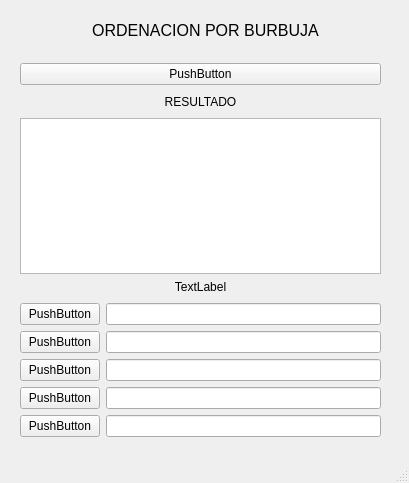
<?xml version="1.0" encoding="UTF-8"?>
<ui version="4.0">
 <class>Algoritmo1</class>
 <widget class="QMainWindow" name="Algoritmo1">
  <property name="geometry">
   <rect>
    <x>0</x>
    <y>0</y>
    <width>409</width>
    <height>483</height>
   </rect>
  </property>
  <property name="windowTitle">
   <string>MainWindow</string>
  </property>
  <widget class="QWidget" name="centralwidget">
   <widget class="QWidget" name="verticalLayoutWidget">
    <property name="geometry">
     <rect>
      <x>20</x>
      <y>60</y>
      <width>361</width>
      <height>381</height>
     </rect>
    </property>
    <layout class="QVBoxLayout" name="verticalLayout">
     <item>
      <spacer name="verticalSpacer_5">
       <property name="orientation">
        <enum>Qt::Vertical</enum>
       </property>
       <property name="sizeHint" stdset="0">
        <size>
         <width>20</width>
         <height>40</height>
        </size>
       </property>
      </spacer>
     </item>
     <item>
      <widget class="QPushButton" name="pushButton">
       <property name="text">
        <string>PushButton</string>
       </property>
      </widget>
     </item>
     <item>
      <spacer name="verticalSpacer">
       <property name="orientation">
        <enum>Qt::Vertical</enum>
       </property>
       <property name="sizeHint" stdset="0">
        <size>
         <width>20</width>
         <height>40</height>
        </size>
       </property>
      </spacer>
     </item>
     <item>
      <widget class="QLabel" name="label">
       <property name="text">
        <string>RESULTADO</string>
       </property>
       <property name="alignment">
        <set>Qt::AlignCenter</set>
       </property>
      </widget>
     </item>
     <item>
      <spacer name="verticalSpacer_2">
       <property name="orientation">
        <enum>Qt::Vertical</enum>
       </property>
       <property name="sizeHint" stdset="0">
        <size>
         <width>20</width>
         <height>40</height>
        </size>
       </property>
      </spacer>
     </item>
     <item>
      <widget class="QTextEdit" name="textEdit">
       <property name="sizeAdjustPolicy">
        <enum>QAbstractScrollArea::AdjustIgnored</enum>
       </property>
       <property name="readOnly">
        <bool>true</bool>
       </property>
      </widget>
     </item>
     <item>
      <widget class="QLabel" name="label_2">
       <property name="text">
        <string>TextLabel</string>
       </property>
       <property name="alignment">
        <set>Qt::AlignCenter</set>
       </property>
      </widget>
     </item>
     <item>
      <spacer name="verticalSpacer_3">
       <property name="orientation">
        <enum>Qt::Vertical</enum>
       </property>
       <property name="sizeHint" stdset="0">
        <size>
         <width>20</width>
         <height>40</height>
        </size>
       </property>
      </spacer>
     </item>
     <item>
      <layout class="QHBoxLayout" name="horizontalLayout_2">
       <item>
        <widget class="QPushButton" name="pushButton_2">
         <property name="text">
          <string>PushButton</string>
         </property>
        </widget>
       </item>
       <item>
        <widget class="QLineEdit" name="lineEdit"/>
       </item>
      </layout>
     </item>
     <item>
      <layout class="QHBoxLayout" name="horizontalLayout_4">
       <item>
        <widget class="QPushButton" name="pushButton_4">
         <property name="text">
          <string>PushButton</string>
         </property>
        </widget>
       </item>
       <item>
        <widget class="QLineEdit" name="lineEdit_3"/>
       </item>
      </layout>
     </item>
     <item>
      <layout class="QHBoxLayout" name="horizontalLayout_3">
       <item>
        <widget class="QPushButton" name="pushButton_3">
         <property name="text">
          <string>PushButton</string>
         </property>
        </widget>
       </item>
       <item>
        <widget class="QLineEdit" name="lineEdit_2"/>
       </item>
      </layout>
     </item>
     <item>
      <layout class="QHBoxLayout" name="horizontalLayout_5">
       <item>
        <widget class="QPushButton" name="pushButton_5">
         <property name="text">
          <string>PushButton</string>
         </property>
        </widget>
       </item>
       <item>
        <widget class="QLineEdit" name="lineEdit_4"/>
       </item>
      </layout>
     </item>
     <item>
      <layout class="QHBoxLayout" name="horizontalLayout_6">
       <item>
        <widget class="QPushButton" name="pushButton_6">
         <property name="text">
          <string>PushButton</string>
         </property>
        </widget>
       </item>
       <item>
        <widget class="QLineEdit" name="lineEdit_5"/>
       </item>
      </layout>
     </item>
     <item>
      <layout class="QHBoxLayout" name="horizontalLayout"/>
     </item>
     <item>
      <spacer name="verticalSpacer_4">
       <property name="orientation">
        <enum>Qt::Vertical</enum>
       </property>
       <property name="sizeHint" stdset="0">
        <size>
         <width>20</width>
         <height>40</height>
        </size>
       </property>
      </spacer>
     </item>
    </layout>
   </widget>
   <widget class="QLabel" name="label_3">
    <property name="geometry">
     <rect>
      <x>30</x>
      <y>10</y>
      <width>351</width>
      <height>41</height>
     </rect>
    </property>
    <property name="font">
     <font>
      <pointsize>12</pointsize>
     </font>
    </property>
    <property name="text">
     <string>ORDENACION POR BURBUJA</string>
    </property>
    <property name="alignment">
     <set>Qt::AlignCenter</set>
    </property>
   </widget>
  </widget>
  <widget class="QMenuBar" name="menubar">
   <property name="geometry">
    <rect>
     <x>0</x>
     <y>0</y>
     <width>409</width>
     <height>21</height>
    </rect>
   </property>
  </widget>
  <widget class="QStatusBar" name="statusbar"/>
 </widget>
 <resources/>
 <connections/>
</ui>
